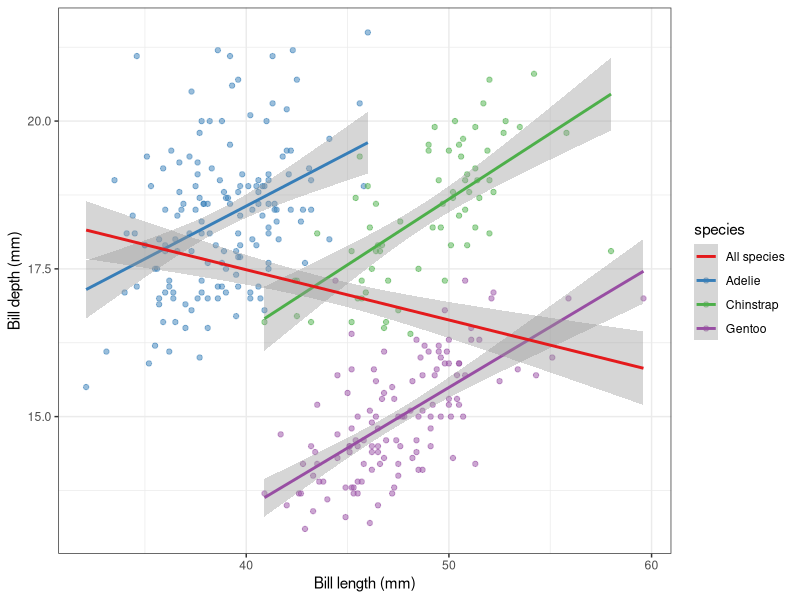
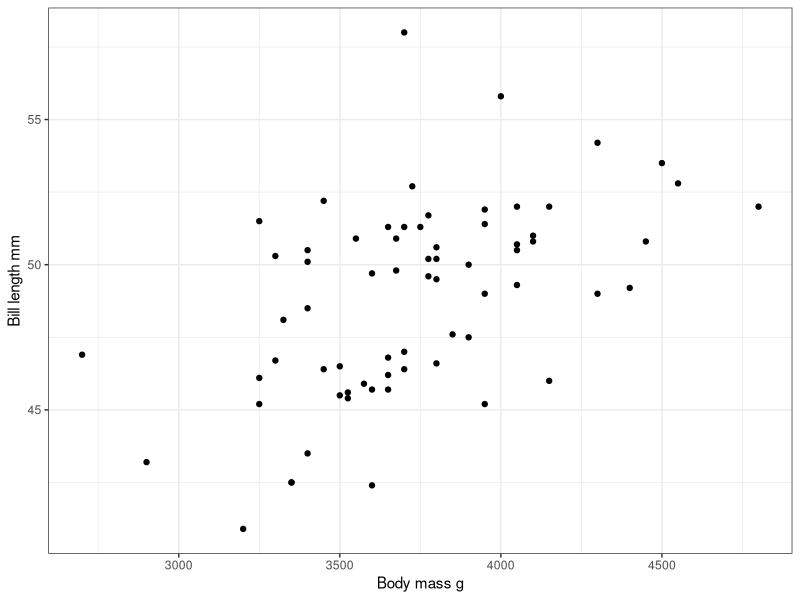
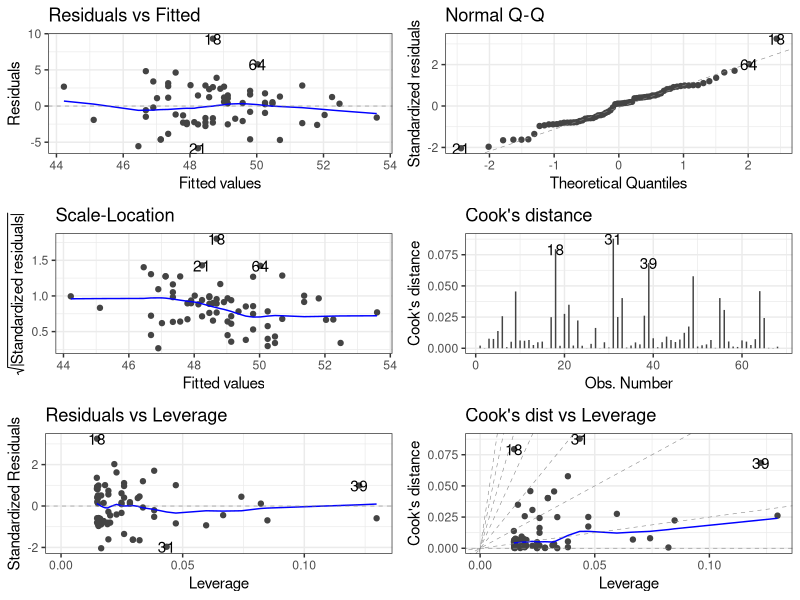
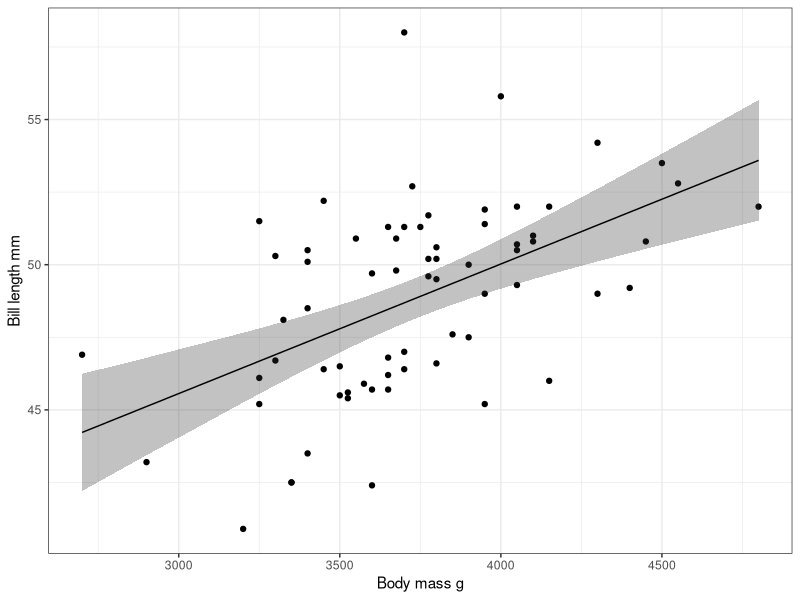
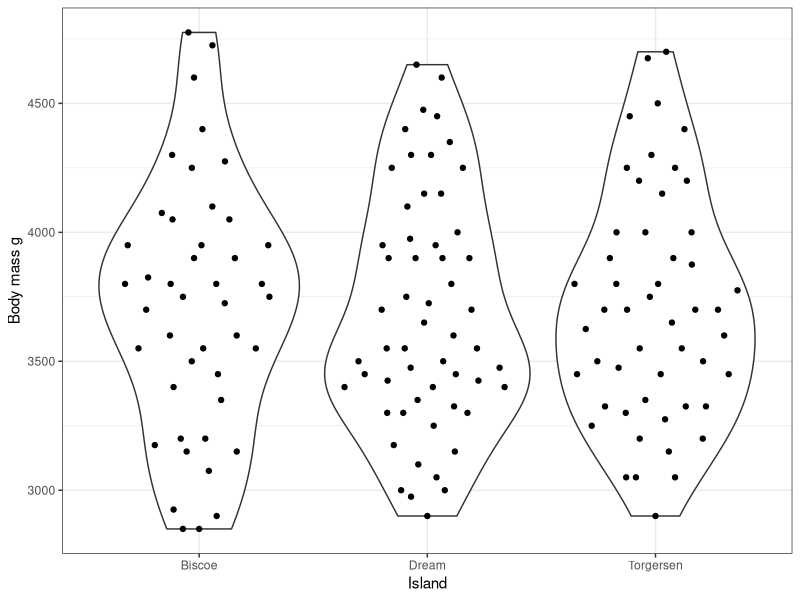
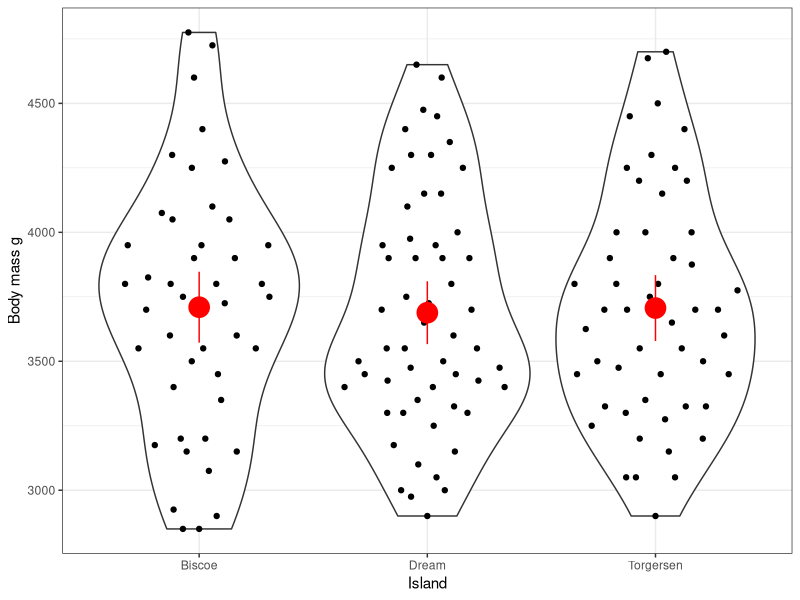
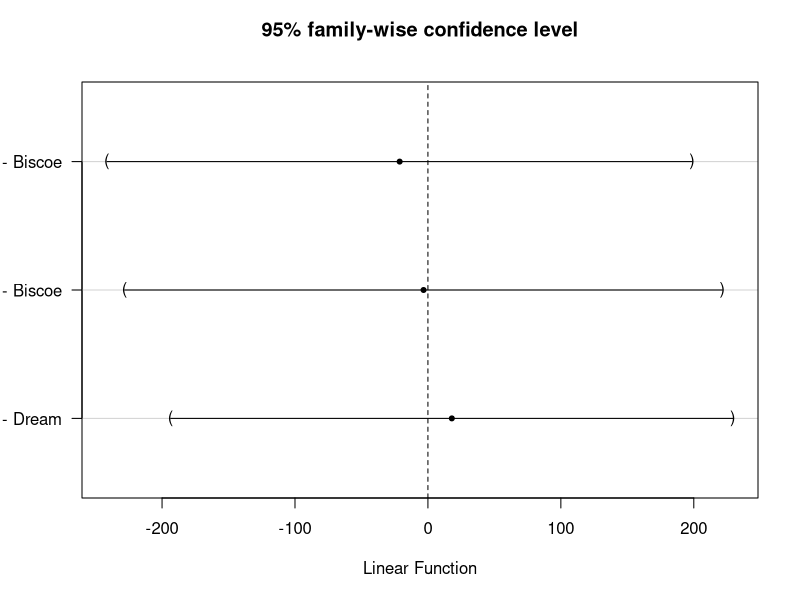
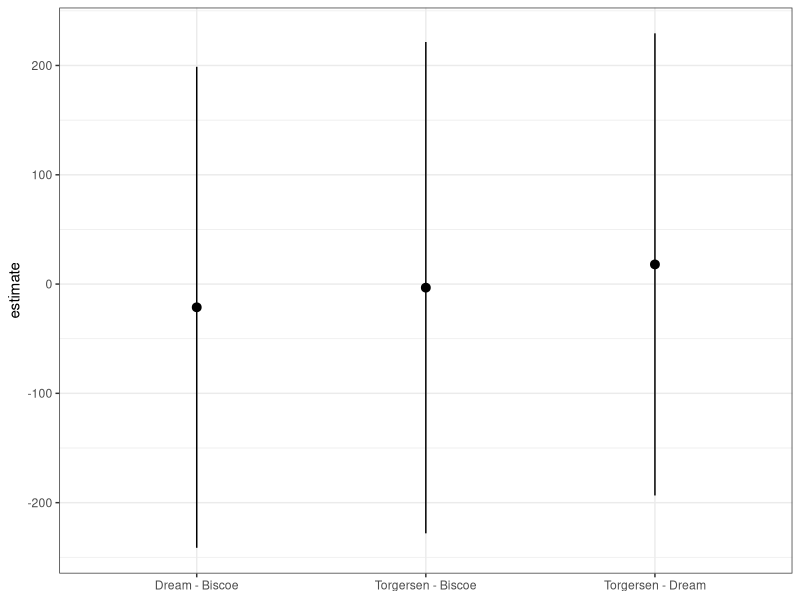

These charts were generated, in order, by the following R code:
## ---- chunk 1
#| label: setup
#| include: false
library(tidyverse)
library(broom)
library(ggfortify)
library(conflicted)
conflict_prefer_all("dplyr", quiet = TRUE)
data(penguins, package = "palmerpenguins")
theme_set(theme_bw())
## ---- chunk 2
gentoo <- penguins |> 
  filter(species == "Gentoo")

cor(gentoo$bill_length_mm, gentoo$bill_depth_mm, use = "complete.obs")

#OR
penguins |> 
  filter(species == "Gentoo") |> 
  drop_na(bill_length_mm, bill_depth_mm) |> 
  summarise(corr = cor(bill_length_mm, bill_depth_mm))
## ---- chunk 3
ct <- cor.test(gentoo$bill_length_mm, gentoo$bill_depth_mm, use = "complete.obs")
ct
# extracting components with broom
glance(ct) |> select(starts_with("conf"))


# or without
ct$conf.int

# significant?
ct$p.value < 0.05
## ---- chunk 4
corr <- cor(gentoo$bill_length_mm, gentoo$bill_depth_mm, use = "complete.obs")
corr ^ 2
corr ^ 2 * 100 # %

## ---- chunk 5
penguins |> 
  group_by(species) |> 
  drop_na(bill_length_mm, bill_depth_mm) |> 
  summarise(corr = cor(bill_length_mm, bill_depth_mm))
# all positive
## ---- chunk 6
cor(penguins$bill_length_mm, penguins$bill_depth_mm, use = "complete.obs")
# negative
## ---- chunk 7
#| message: false
#| warning: false

ggplot(penguins, aes(x = bill_length_mm, y = bill_depth_mm, colour = species)) +
  geom_point(alpha = 0.5) +
  geom_smooth(method = lm) +
  geom_smooth(aes(group = 1, colour = "All species"), method = "lm") +
  scale_color_brewer(palette = "Set1", limits = c("All species", "Adelie", "Chinstrap", "Gentoo")) +
  labs(x = "Bill length (mm)", y = "Bill depth (mm)")
  
## ---- chunk 8
#| label: bill-length-mass-plot
chinstrap <- penguins |> 
  filter(species == "Chinstrap")

ggplot(chinstrap, aes(x = body_mass_g, y = bill_length_mm)) +
  geom_point() +
  labs(x = "Body mass g", y = "Bill length mm")
## ---- chunk 9
mod <- lm(bill_length_mm ~ body_mass_g, data = chinstrap)
mod
## ---- chunk 10
av <- car::Anova(mod)
av
av$`Pr(>F)`[1] < 0.05
## ---- chunk 11
#| label: diagnostics
#| fig.height: 8.0
autoplot(mod, which = 1:6) # looks good
## ---- chunk 12
nd <- tibble(body_mass_g = c(3000, 5000))
augment(mod, newdata = nd, se_fit = TRUE, interval = "confidence")

## ---- chunk 13
augment(mod, interval = "confidence") |> 
  ggplot(aes(x = body_mass_g, y = bill_length_mm)) +
  geom_point() +
  geom_ribbon(aes(ymin = .lower, ymax = .upper), alpha = 0.3) +
  geom_line(aes(y = .fitted)) +
  labs(x = "Body mass g", y = "Bill length mm")
## ---- chunk 14
#| label: adelie-raw-plot
library(ggbeeswarm)
adelie <- penguins |> filter(species == "Adelie")


island_mass_plot <- ggplot(adelie, aes(x = island, y = body_mass_g)) +
  geom_violin() +
  geom_quasirandom() + 
  labs(x = "Island", y = "Body mass g")
island_mass_plot
## ---- chunk 15
mod2 <- lm(body_mass_g ~ island, data = adelie)
## ---- chunk 16
coef(mod2) 
coef(mod2)[1] # mean mass on Bisco Island
coef(mod2)[2] # difference in mass between Bisco and Dream
coef(mod2)[3] # difference in mass between Bisco and Torgersen 

## ---- chunk 17
av2 <- car::Anova(mod2)
av2
av2$`Pr(>F)`[1] < 0.05
## ---- chunk 18
nd <- distinct(adelie, island)
pred_mass <- augment(mod2, newdata = nd, interval = "confidence")

island_mass_plot +
  geom_pointrange(aes(y = .fitted, ymin = .lower, ymax = .upper), data = pred_mass, colour = "red", size = 1.5)
  
## ---- chunk 19
#| label: multcomp-plot
library(multcomp)
mc <- glht(model = mod2, linfct = mcp(island = "Tukey"))
mc

plot(mc)

ggplot(confint(mc), aes(x = lhs, y = estimate, ymin = lwr, ymax = upr)) +
  geom_pointrange()+
  labs(x = NULL)
